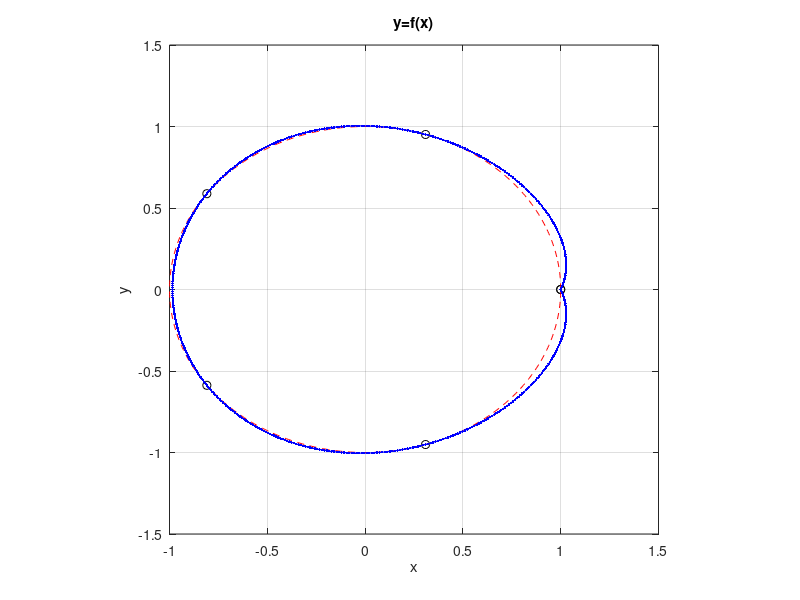

Source code (MATLAB):
% interp_circle.m
% x(i) = ax0 +ax1*i^1 + ax2*i^2 + ... + axN*i^N
% y(i) = ay0 +ay1*i^1 + ay2*i^2 + ... + ayN*i^N
clear all; close all;
N = 5; % stopien wielomianow
i = (0 : N)'; % zmienna "i" wielomianu w wezlach ("rzadka")
xi = cos( 2*pi/N * i ); % wartosci funkcji x=kosinus w wezlach
yi = sin( 2*pi/N * i ); % wartosci funkcji y=sinus w wezlach
[ i, xi, yi ], pause % sprawdzenie wartosci
X = vander(i), pause % wygenerowanie i pokazanie macierzy Vandermonde’a
ax = inv(X) * xi; % obliczenie wielu wsp. wielomianu dla zmiennej x
ay = inv(X) * yi; % obliczenie wielu wsp. wielomianu dla zmiennej y
id = 0 : 0.01 : N; % zmienna "i" dokladna
xd = cos( 2*pi/N * id ); % dokladne wartosci x
yd = sin( 2*pi/N * id ); % dokladne wartosci y
figure; plot( xi,yi,'ko', xd,yd,'r--', polyval(ax,id), polyval(ay,id),'b.-');
xlabel('x'); ylabel('y'); title('y=f(x)'); axis square; grid; pause
